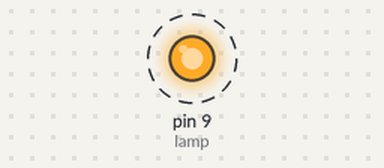
Bench run of a sketch on a simulated Arduino Uno, built with avr-gcc and run on an emulated ATmega328P. On the bench: output pins drawn as LEDs (lit = HIGH). Dashed ring = blinking.

Above: at 0.2 s.
Timing chart, 0 to 3.0 s (numbered marks = the images above):
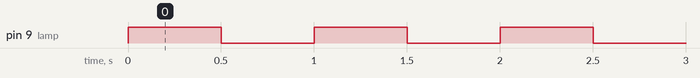

Measured:
- by itself, pin 9 (lamp): alternates HIGH for 0.50 s and LOW for 0.50 s

The sketch:

sketch.ino
```cpp
const int lamp = 9;
void setup() { pinMode(lamp, OUTPUT); }
void loop() {
  digitalWrite(lamp, HIGH);
  delay(500);
  digitalWrite(lamp, LOW);
  delay(500);
}
```
